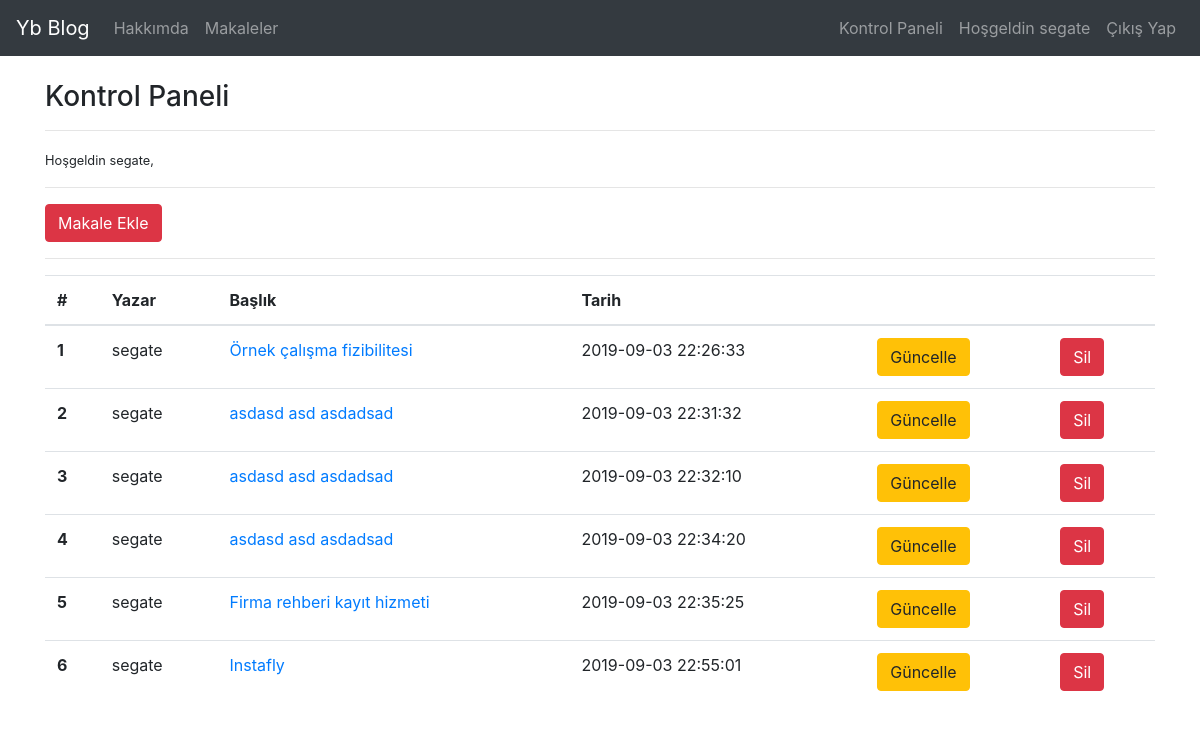
/dashboard (signed in), run on an earlier commit of the app's database.
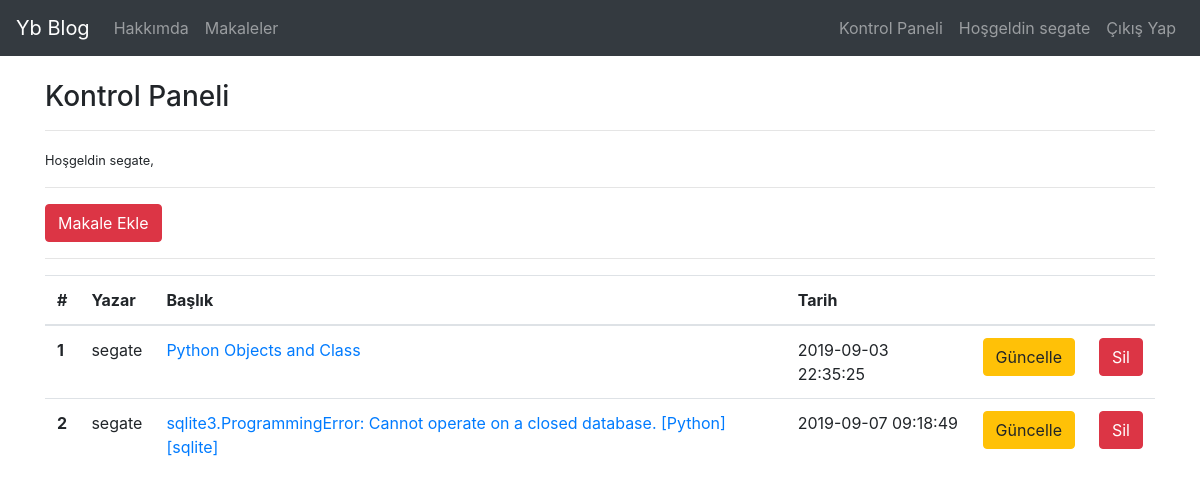
And on a later commit of the database.
### tables this page shows
CREATE TABLE "articles" (
	"id"	INTEGER PRIMARY KEY AUTOINCREMENT,
	"title"	TEXT,
	"author"	TEXT,
	"content"	TEXT,
	"created_date" datetime DEFAULT CURRENT_TIMESTAMP
);

### blog.py (the view)
@app.route("/dashboard")
@login_required
def dashboard():
    with sql.connect("./blog.db") as con:
        cur = con.cursor()
        cur.execute("select * from articles where author = ?", (session["username"],))
        rows = cur.fetchall()
        if rows != None:
            return render_template("dashboard.html", rows = rows)
        else:
            return render_template("dashboard.html")

### blog.py (called while the page is built)
def login_required(f):
    @wraps(f)
    def decorated_function(*args, **kwargs):
        if "logged_in" in session:
            return f(*args, **kwargs)
        else:
            flash("Bu sayfayı görüntüleme yetkiniz yok", "danger")
            return redirect(url_for("login"))
    return decorated_function

### templates/dashboard.html
{% extends "layout.html" %}
{% block doldur %}
<h3> Kontrol Paneli</h3><hr>
<small>Hoşgeldin {{session["username"]}},</small>
<hr>
<a href="/addarticle" class="btn btn-danger">Makale Ekle</a><hr>
{% if rows %}
<table class="table table-hover">
  <thead>
    <tr>
      <th scope="col">#</th>
      <th scope="col">Yazar</th>
      <th scope="col">Başlık</th>
      <th scope="col">Tarih</th>
      <th scope="col"></th>
      <th scope="col"></th>
    </tr>
  </thead>
  <tbody>
    {% set count = namespace(a=0) %}
    {% for i in rows %}
    {% set count.a = count.a + 1 %}
    <tr>
      <th scope="row">{{ count.a }}</th>
      <td>{{i[2]}}</td>
      <td><a href="/article/{{i[0]}}">{{i[1]}}</a></td>
      <td>{{i[4]}}</td>
      <td><a href="/edit/{{i[0]}}" class="btn btn-warning">Güncelle</a></td>
      <td><a href="/delete/{{i[0]}}" class="btn btn-danger">Sil</a></td>
    </tr>
    {% endfor %}
</tbody>
</table>
{% else %}
<div class="alert alert-danger">Henüz yazı eklemediğinizi görüyorum.</div>
{% endif %}
{% endblock doldur %}

### templates/layout.html (shortened to what this page needs)
<!DOCTYPE html>
<html lang="en">
<head>
    <link rel="stylesheet" href="https://maxcdn.bootstrapcdn.com/bootstrap/4.0.0/css/bootstrap.min.css">
</head>
<body>
    {% include "includes/navbar.html" %}
<div class="container">
    {% block doldur %}
    {% endblock %}
</div>
</body>
</html>

### templates/includes/navbar.html (shortened to what this page needs)
<nav class="navbar navbar-expand-md navbar-dark bg-dark mb-4">
    <a class="navbar-brand" href="/">Yb Blog</a>
    <div class="collapse navbar-collapse" id="navbarCollapse">
        <ul class="navbar-nav mr-auto">
            <li class="nav-item">
                <a class="nav-link" href="/about">Hakkımda</a>
            </li>
            <li class="nav-item">
                <a class="nav-link" href="/articles">Makaleler</a>
            </li>
        </ul>
        <ul class="navbar-nav ml-auto">
            {% if session["logged_in"] %}
                <li class="nav-item">
                        <a class="nav-link" href="/dashboard">Kontrol Paneli</a>
                </li>
                <li class="nav-item">
                        <a class="nav-link" name="/Giriş">Hoşgeldin {{session["username"]}}</a>
                </li>
                <li class="nav-item">
                        <a class="nav-link" href="/logout">Çıkış Yap</a>
                </li>
            {% endif %}
                </ul>
    </div>
  </nav>

What changed in the data, as far as the page shows it:
removed articles: a "1", author "segate", title "Örnek çalışma fizibilitesi", created_date "2019-09-03 22:26:33"
removed articles: a "2", author "segate", title "asdasd asd asdadsad", created_date "2019-09-03 22:31:32"
removed articles: a "3", author "segate", title "asdasd asd asdadsad", created_date "2019-09-03 22:32:10"
removed articles: a "4", author "segate", title "asdasd asd asdadsad", created_date "2019-09-03 22:34:20"
removed articles: a "6", author "segate", title "Instafly", created_date "2019-09-03 22:55:01"
changed articles: a "5" → "1"; title "Firma rehberi kayıt hizmeti" → "Python Objects and Class"
added articles: a "2", author "segate", title "sqlite3.ProgrammingError: Cannot operate on a closed database. [Python] [sqlite]", created_date "2019-09-07 09:18:49"
